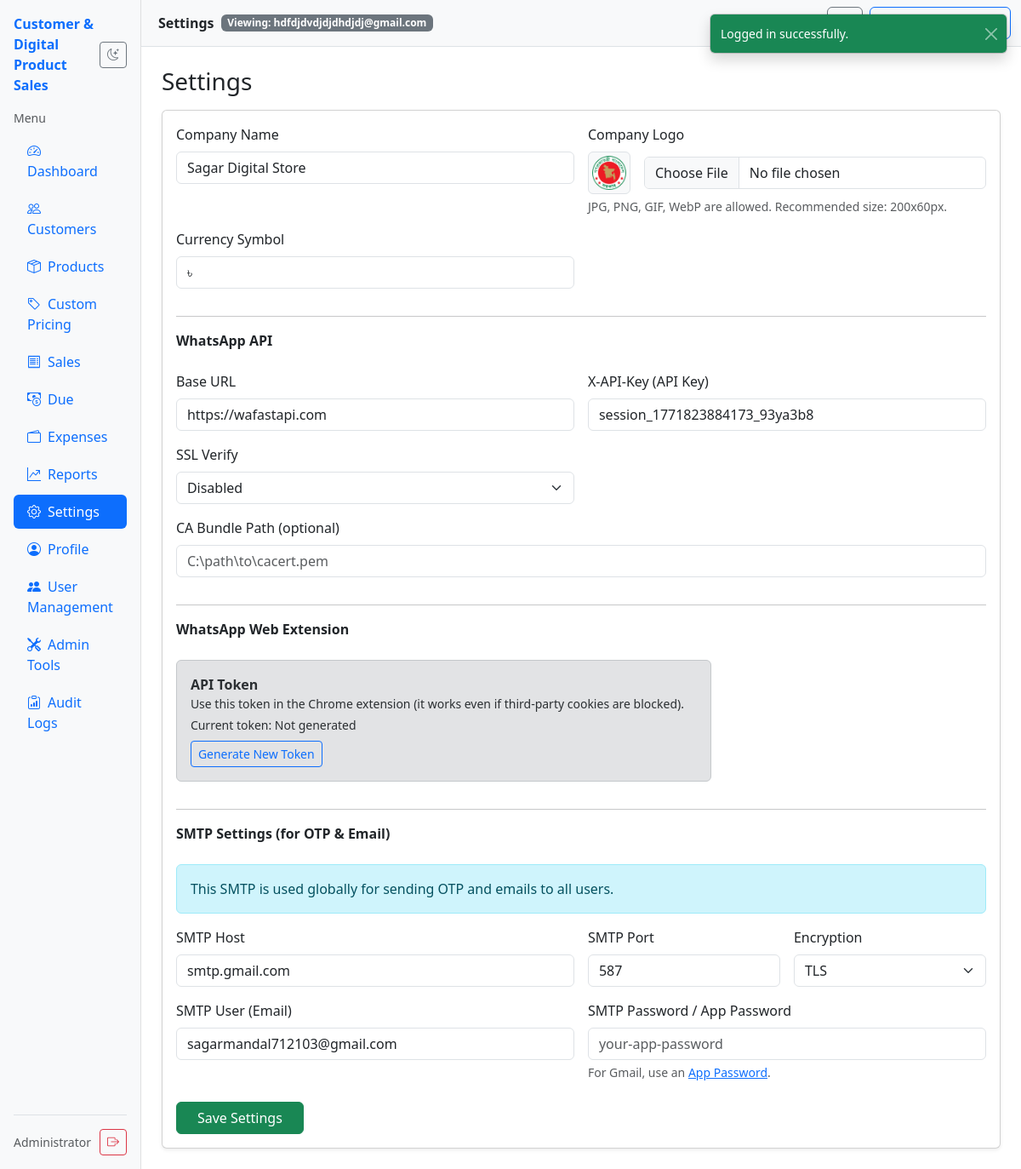
The page /index.php?page=settings&scope_admin_id=4 (signed in) on the database its author committed.
### tables this page shows
CREATE TABLE "settings" (
            key TEXT NOT NULL,
            value TEXT NOT NULL,
            admin_id INTEGER NOT NULL DEFAULT 0,
            PRIMARY KEY (key, admin_id)
        );

### app/pages/settings.php (the view, shortened to what the rows shown need)
    <?php
$isSuperAdmin = app_is_super_admin();
$companyName = app_setting('company_name', 'My Digital Store');
$companyLogo = app_setting('company_logo', '');
$waBaseUrl = app_setting('whatsapp_base_url', 'https://wafastapi.com');
$waApiKey = app_setting('whatsapp_api_key', '');
$waSslVerify = app_setting('whatsapp_ssl_verify', '1') !== '0';
$smtpHost = $isSuperAdmin ? smtp_setting_for_admin(0, 'smtp_host', 'smtp.gmail.com') : '';
$smtpPort = $isSuperAdmin ? (int)smtp_setting_for_admin(0, 'smtp_port', '587') : 587;
$smtpUser = $isSuperAdmin ? smtp_setting_for_admin(0, 'smtp_user', '') : '';
$smtpEncryption = $isSuperAdmin ? smtp_setting_for_admin(0, 'smtp_encryption', 'tls') : 'tls';
require dirname(__DIR__) . DIRECTORY_SEPARATOR . 'views' . DIRECTORY_SEPARATOR . 'partials' . DIRECTORY_SEPARATOR . 'header.php';
?>
<h1 class="h3 mb-3">Settings</h1>
<div class="card shadow-sm">
    <div class="card-body">
        <form method="post" action="index.php?page=settings" enctype="multipart/form-data">
            <div class="row g-3">
                <div class="col-12 col-md-6">
                    <label class="form-label">Company Name</label>
                    <input class="form-control" name="company_name" value="<?= e($companyName) ?>">
                </div>
                <div class="col-12 col-md-6">
                    <div class="d-flex align-items-center gap-3">
                        <?php if ($companyLogo !== ''): ?>
                            <div class="border rounded p-1 bg-light">
                                <img src="<?= e($companyLogo) ?>" alt="Logo" style="height: 40px; width: auto;">
                            </div>
                        <?php endif; ?>
                    </div>
                </div>
                <div class="col-12 col-md-6">
                    <label class="form-label">Currency Symbol</label>
                    <input class="form-control" name="currency_symbol" value="<?= e($currency) ?>" placeholder="$">
                </div>
                <div class="col-12 col-md-6">
                    <label class="form-label">Base URL</label>
                    <input class="form-control" name="whatsapp_base_url" value="<?= e($waBaseUrl) ?>" placeholder="https://wafastapi.com">
                </div>
                <div class="col-12 col-md-6">
                    <label class="form-label">X-API-Key (API Key)</label>
                    <input class="form-control" name="whatsapp_api_key" value="<?= e($waApiKey) ?>" placeholder="your-api-key-here">
                </div>
                <div class="col-12 col-md-6">
                    <label class="form-label">SSL Verify</label>
                    <select class="form-select" name="whatsapp_ssl_verify">
                        <option value="0" <?= !$waSslVerify ? 'selected' : '' ?>>Disabled</option>
                    </select>
                </div>
                <?php if ($isSuperAdmin): ?>
                    <div class="col-12">
                        <div class="alert alert-info mb-0">
                            This SMTP is used globally for sending OTP and emails to all users.
                        </div>
                    </div>
                    <div class="col-12 col-md-6">
                        <label class="form-label">SMTP Host</label>
                        <input class="form-control" name="smtp_host" value="<?= e($smtpHost) ?>" placeholder="smtp.gmail.com">
                    </div>
                    <div class="col-12 col-md-3">
                        <label class="form-label">SMTP Port</label>
                        <input class="form-control" name="smtp_port" type="number" value="<?= $smtpPort ?>" placeholder="587">
                    </div>
                    <div class="col-12 col-md-3">
                        <label class="form-label">Encryption</label>
                        <select class="form-select" name="smtp_encryption">
                            <option value="tls" <?= $smtpEncryption === 'tls' ? 'selected' : '' ?>>TLS</option>
                        </select>
                    </div>
                    <div class="col-12 col-md-6">
                        <label class="form-label">SMTP User (Email)</label>
                        <input class="form-control" name="smtp_user" value="<?= e($smtpUser) ?>" placeholder="example@gmail.com">
                    </div>
                    <div class="col-12 col-md-6">
                        <label class="form-label">SMTP Password / App Password</label>
                        <input class="form-control" name="smtp_pass" type="password" value="" placeholder="your-app-password">
                        <div class="form-text">For Gmail, use an <a href="https://myaccount.google.com/apppasswords" target="_blank">App Password</a>.</div>
                    </div>
                <?php endif; ?>
            </div>
        </form>
    </div>
</div>
<?php require dirname(__DIR__) . DIRECTORY_SEPARATOR . 'views' . DIRECTORY_SEPARATOR . 'partials' . DIRECTORY_SEPARATOR . 'footer.php'; ?>

### app/views/partials/header.php (shortened to what the rows shown need)
<?php
$currency = app_setting('currency_symbol', '');
$isLoggedIn = auth_is_logged_in();
$currentPage = (string)($GLOBALS['CURRENT_PAGE'] ?? '');
$isSuperAdmin = $isLoggedIn && app_is_super_admin();
$scopeAdminId = $isSuperAdmin ? app_scope_admin_id() : (int)($_SESSION['admin_id'] ?? 0);
$adminUsers = [];
if ($isSuperAdmin && app_db_initialized()) {
    try {
        $stmt = db()->prepare("SELECT id, name, email FROM admins WHERE role='user' ORDER BY id ASC");
        $stmt->execute();
        $adminUsers = $stmt->fetchAll();
    } catch (Throwable $e) {
        $adminUsers = [];
    }
}
$scopeLabel = '';
if ($isSuperAdmin) {
    if ($scopeAdminId === 0) {
        $scopeLabel = 'All Users';
    } else {
        $scopeLabel = 'User #' . $scopeAdminId;
        foreach ($adminUsers as $u) {
            if ((int)($u['id'] ?? 0) === $scopeAdminId) {
                $scopeLabel = (string)($u['name'] ?? $scopeLabel);
                break;
            }
        }
    }
}
?>
<!doctype html>
<html lang="en">
<head>
    <link href="https://cdn.jsdelivr.net/npm/bootstrap@5.3.3/dist/css/bootstrap.min.css" rel="stylesheet">
    <link href="https://cdn.jsdelivr.net/npm/bootstrap-icons@1.11.3/font/bootstrap-icons.min.css" rel="stylesheet">
</head>
<body class="bg-body">
<?php if ($isLoggedIn): ?>
    <div class="app-shell">
        <div class="app-content flex-grow-1">
            <nav class="navbar navbar-expand bg-body-tertiary border-bottom sticky-top">
                <div class="container-fluid">
                    <div class="d-flex align-items-center ms-2">
                        <span class="fw-semibold"><?= e(ucfirst($currentPage !== '' ? $currentPage : 'dashboard')) ?></span>
                        <?php if ($isSuperAdmin): ?>
                            <span class="badge ms-2 <?= $scopeAdminId === 0 ? 'text-bg-warning' : 'text-bg-secondary' ?>">
                                Viewing: <?= e($scopeLabel) ?>
                            </span>
                        <?php endif; ?>
                    </div>
                </div>
            </nav>
            <main class="container-fluid py-4">
                <div class="container-xxl">
<?php else: ?>
    <main class="container py-5">
<?php endif; ?>

### rows shown on the page
settings: company_name "Sagar Digital Store"
settings: value (picture)
settings: currency_symbol "৳"
settings: whatsapp_base_url "https://wafastapi.com"
settings: whatsapp_api_key "session_1771823884173_93ya3b8"
settings: whatsapp_ssl_verify "Disabled"
settings: smtp_host "smtp.gmail.com"
settings: smtp_port "587"
settings: smtp_encryption "TLS"
settings: smtp_user "sagarmandal712103@gmail.com"

### other values the page prints
$appName "Customer & Digital Product Sales"
$adminName "Administrator"
$currentPage !== '' ? $currentPage : 'dashboard' "Settings"
$scopeLabel "hdfdjdvdjdjdhdjdj@gmail.com"
$flash['message'] "Logged in successfully."
